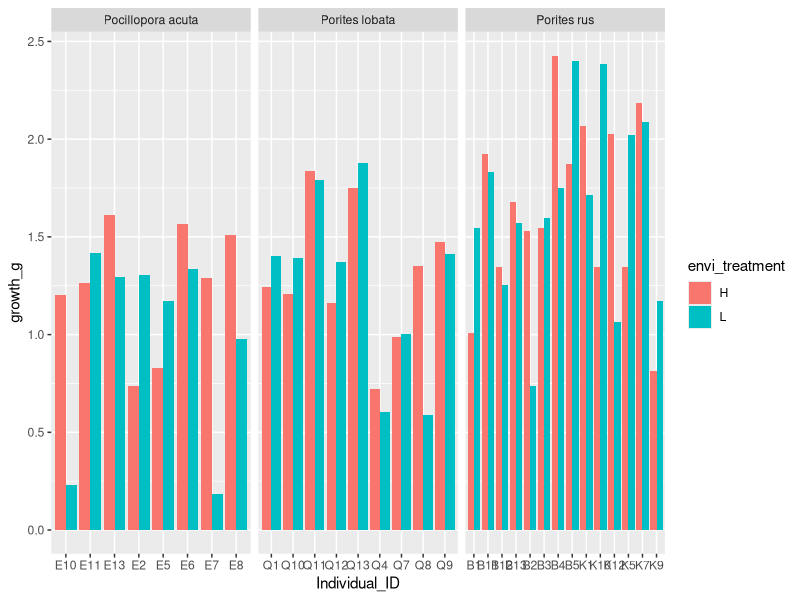

The R script that drew this image: (Note: this script raises an error after producing the figure.)
###########################################################
### GROWTH
###########################################################

library(tidyverse)
library(here)
library(stats)


### READ IN DATA
bw <- read_csv(here("Data","Growth","buoyant_weights.csv"))
ww <- read_csv(here("Data", "Growth", "wet_weights.csv"))
disp <- read_csv(here("Data", "Growth", "water_displacement.csv"))

############################################################
### BUOYANT WEIGHTS
############################################################

bw_red <- bw %>%
  filter(Before_After == 'yes') %>% # only keep organisms with before and after pairings in high and low environment
  select(Individual_ID, Weight_g, pre_post, Species_ID) %>% # remove unecessary columns
  pivot_wider(names_from = 'pre_post', values_from = 'Weight_g') %>% # wide format for pre and post weights
  mutate(growth_g = post - pre) %>% # calculate growth
  arrange(growth_g) %>%
  filter(Species_ID != "Montipora efflorescans") %>%  # too low sample size; remove
  filter(Species_ID != 'Lithophyllum kotchyanum') # just for now, logistics of H species
# separate sample ID from treatment ID with '_'
bw_red$Individual_ID <- str_replace_all(string = bw_red$Individual_ID, pattern = "L", replacement = "_L")
bw_red$Individual_ID <- str_replace_all(string = bw_red$Individual_ID, pattern = "H", replacement = "_H")
bw_red <- bw_red %>%
  separate(col = Individual_ID, into = c('Individual_ID', 'envi_treatment'), sep = "_", remove = T)

# remove any coral with weight loss (likely due to breakage)
broken <- bw_red %>%
  filter(growth_g < 0) %>%
  select(Individual_ID) # isolate org ID's to remove their pairnings from larger df
bw_red <- bw_red %>%
  anti_join(broken)


# visualize high treatment vs low treatment growth (not yet normalized) by species group
bw_red %>%
  ggplot(aes(x = Individual_ID, y = growth_g, fill = envi_treatment)) +
  geom_col(position = "dodge") +
  facet_wrap(~Species_ID, scales = "free_x")

PAgrowth <- bw_red %>%
  filter(Species_ID == "Pocillopora acuta") %>%
  select(Individual_ID, growth_g, envi_treatment)
PAtest<-t.test(growth_g~envi_treatment, paired=TRUE, data=prusgrowth)
PAtest

# summarise data
bw_red %>%
  group_by(Species_ID, envi_treatment) %>%
  summarise(mean = mean(growth_g),
            sd = sd(growth_g),
            se = sd/sqrt(length(growth_g))) %>%
  ggplot(aes(x = Species_ID, y = mean, fill = envi_treatment)) +
  geom_col(position = "dodge")




############################################################
### WET WEIGHTS
############################################################

# remove organisms with breaks and/or incomplete data sets for before/after
# broken <- ww %>%
#   filter(Individual_ID %in% c("D6_H", "P9_L", "I13_L", "D9_H",
#                               "C11_H", "C8_H", "D3_H", "D4_H",
#                               "D7_L", "P10_H"))

ww_red <- ww %>%
  filter(Before_After == 'yes') %>%
  select(Individual_ID, pre_post, Weight_g, Species_ID) %>%
  pivot_wider(names_from = 'pre_post', values_from = 'Weight_g') %>%
  mutate(growth_g = post - pre) %>%
  separate(Individual_ID, sep = "_", into = c('Individual_ID', 'envi_treatment'), remove = T)

# remove organisms with breaks and/or incomplete data sets for before/after
broken <- ww_red %>%
  filter(Individual_ID %in% c("D6", "P9", "I13", "D9", "C11", "C8", "D3", "D4", "D7", "P10")) %>%
  select(Individual_ID)
ww_red <- ww_red %>%
  anti_join(broken)


# visualize high treatment vs low treatment growth (not yet normalized) by species group
ww_red %>%
  ggplot(aes(x = Individual_ID, y = growth_g, fill = envi_treatment)) +
  geom_col(position = "dodge") +
  facet_wrap(~Species_ID, scales = "free_x")


GSgrowth <- ww_red %>%
  filter(Species_ID == "Grey Sponge") %>%
  select(Individual_ID, growth_g, envi_treatment)
GStest<-t.test(growth_g~envi_treatment, paired=TRUE, data=GSgrowth)
GStest

LVgrowth <- ww_red %>%
  filter(Species_ID == "Lobophora variegata") %>%
  select(Individual_ID, growth_g, envi_treatment)
LVtest<-t.test(growth_g~envi_treatment, paired=TRUE, data=LVgrowth)
LVtest

# summarise data
ww_red %>%
  group_by(Species_ID, envi_treatment) %>%
  summarise(mean = mean(growth_g),
            sd = sd(growth_g),
            se = sd/sqrt(length(growth_g))) %>%
  ggplot(aes(x = Species_ID, y = mean, fill = envi_treatment)) +
  geom_col(position = "dodge")




############################################################
### DISPLACEMENTS
############################################################


disp_red <- disp %>%
  drop_na(c('Vol_pre_0', 'Vol_pre_1')) %>% # proxy for having pre and post measurements
  select(-c(Notes)) %>%
  mutate(Disp_0 = Vol_post_0 - Vol_pre_0,
         Disp_1 = Vol_post_1 - Vol_pre_1,
         growth_mL = Disp_1 - Disp_0) %>%
  separate(Individual_ID, sep = "_", into = c('Individual_ID', 'envi_treatment'), remove = T)

# remove organisms with breaks and/or incomplete data sets for before/after
broken <- disp_red %>%
  filter(Individual_ID %in% c("D6", "P9", "I13", "D9", "C11", "C8", "D3", "D4", "D7", "P10")) %>%
  select(Individual_ID)
disp_red <- disp_red %>%
  anti_join(broken)


# visualize high treatment vs low treatment growth (not yet normalized) by species group
disp_red %>%
  ggplot(aes(x = Individual_ID, y = growth_g, fill = envi_treatment)) +
  geom_col(position = "dodge") +
  facet_wrap(~Species_ID, scales = "free_x")


GSgrowth <- disp_red %>%
  filter(Species_ID == "Grey Sponge") %>%
  select(Individual_ID, growth_g, envi_treatment)
GStest<-t.test(growth_g~envi_treatment, paired=TRUE, data=GSgrowth)
GStest

LVgrowth <- disp_red %>%
  filter(Species_ID == "Lobophora variegata") %>%
  select(Individual_ID, growth_g, envi_treatment)
LVtest<-t.test(growth_g~envi_treatment, paired=TRUE, data=LVgrowth)
LVtest

# summarise data
disp_red %>%
  group_by(Species_ID, envi_treatment) %>%
  summarise(mean = mean(growth_g),
            sd = sd(growth_g),
            se = sd/sqrt(length(growth_g))) %>%
  ggplot(aes(x = Species_ID, y = mean, fill = envi_treatment)) +
  geom_col(position = "dodge")




